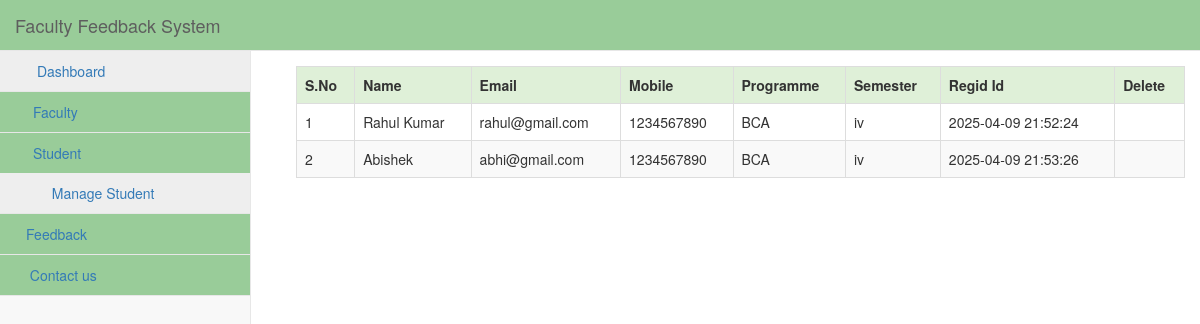
The app's page /admin/dashboard.php?info=display_student (signed in) with its own data.
### tables this page shows
CREATE TABLE `user` (
  `id` int(11) NOT NULL,
  `name` char(40) NOT NULL,
  `email` varchar(40) NOT NULL,
  `pass` varchar(40) NOT NULL,
  `mobile` bigint(11) NOT NULL,
  `programme` varchar(20) NOT NULL,
  `semester` varchar(10) NOT NULL,
  `gender` varchar(40) NOT NULL,
  `hobbies` varchar(40) NOT NULL,
  `image` varchar(50) NOT NULL,
  `dob` date NOT NULL,
  `regid` varchar(20) NOT NULL
);

### admin/display_student.php (the view, shortened to what this page needs)
<?php
	echo "<table class='table table-responsive table-bordered table-striped table-hover' style=margin:15px;>";
	echo "<tr class='success'>";
	echo "<th>S.No</th>";
	echo "<th>Name</th>";
	echo "<th>Email</th>";
	echo "<th>Mobile</th>";
	echo "<th>Programme</th>";
	echo "<th>Semester</th>";
	echo "<th>Regid Id</th>";
	echo "<th>Delete</th>";
	echo "</tr>";
	$i=1;
	$que=mysqli_query($conn,"select * from user");
	while($row=mysqli_fetch_array($que))
	{
		echo "<tr>";
		echo "<td>".$i."</td>";
		echo "<td>".$row['name']."</td>";
		echo "<td>".$row['email']."</td>";
		echo "<td>".$row['mobile']."</td>";
		echo "<td>".$row['programme']."</td>";
		echo "<td>".$row['semester']."</td>";
		echo "<td>".$row['regid']."</td>";
		echo "<td class='text-center'><a href='#' onclick='deletes($row[id])'><span class='glyphicon glyphicon-remove' style=color:red;></span></a></td>";
		echo "</tr>";
		$i++;
	}
?>

### css/sb-admin-2.css (style rules this page uses)
body { background-color: #f8f8f8; }

### records on screen
user: name "Rahul Kumar", email "rahul@gmail.com", mobile "1234567890", programme "BCA", semester "iv", regid "2025-04-09 21:52:24"
user: name "Abishek", email "abhi@gmail.com", mobile "1234567890", programme "BCA", semester "iv", regid "2025-04-09 21:53:26"
